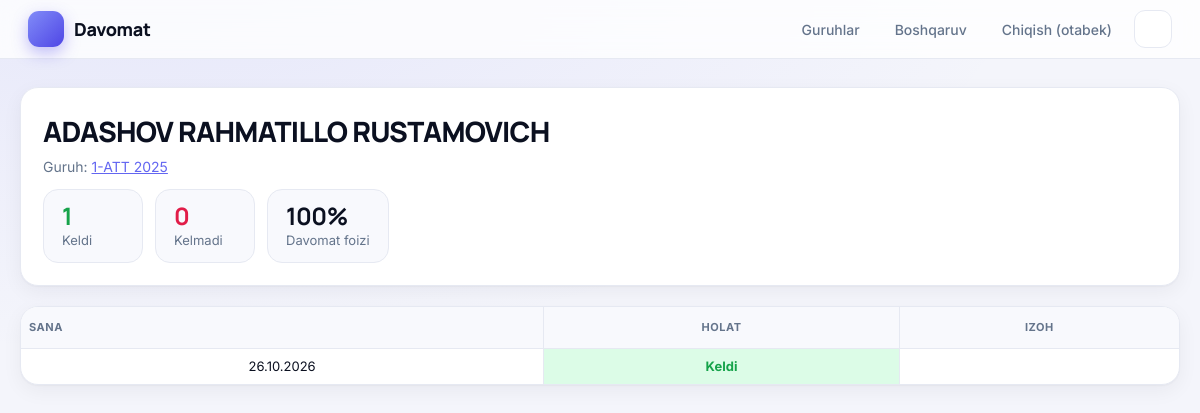
/talaba/7/ (signed in), run on the app's committed database.
### davomatapp/models.py (models this page shows, shortened)
class Student(models.Model):
    full_name = models.CharField("F.I.Sh.", max_length=150)
    group = models.ForeignKey(
        Group, on_delete=models.CASCADE, related_name="students", verbose_name="Guruh"
    )
    phone = models.CharField("Telefon", max_length=20, blank=True)
    is_active = models.BooleanField("Faol", default=True)
    class Meta:
        verbose_name = "Talaba"
        verbose_name_plural = "Talabalar"
        ordering = ["full_name"]

class Group(models.Model):
    name = models.CharField("Guruh nomi", max_length=100, unique=True)
    description = models.CharField("Izoh", max_length=255, blank=True)
    created_at = models.DateTimeField("Yaratilgan", auto_now_add=True)
    class Meta:
        verbose_name = "Guruh"
        verbose_name_plural = "Guruhlar"
        ordering = ["name"]

class Attendance(models.Model):
    student = models.ForeignKey(
        Student, on_delete=models.CASCADE, related_name="attendances", verbose_name="Talaba"
    )
    date = models.DateField("Dars sanasi")
    is_present = models.BooleanField("Qatnashdi", default=True)
    note = models.CharField("Izoh", max_length=255, blank=True)
    class Meta:
        verbose_name = "Davomat"
        verbose_name_plural = "Davomatlar"
        ordering = ["-date", "student__full_name"]
        constraints = [
            models.UniqueConstraint(fields=["student", "date"], name="unique_student_date")
        ]

### davomatapp/views.py (the view)
# urls.py: path("talaba/<int:pk>/", views.student_detail, name="student_detail"),
@login_required
def student_detail(request, pk):
    student = get_object_or_404(Student, pk=pk)
    records = student.attendances.all()
    present = records.filter(is_present=True).count()
    absent = records.filter(is_present=False).count()
    total = present + absent
    return render(
        request,
        "davomatapp/student_detail.html",
        {
            "student": student,
            "records": records,
            "present": present,
            "absent": absent,
            "percent": round(present * 100 / total) if total else None,
        },
    )

### davomatapp/templates/davomatapp/student_detail.html (shortened to what this page needs)
{% extends "davomatapp/base.html" %}
{% block content %}
<div class="card">
  <h1>{{ student.full_name }}</h1>
  <div class="muted">Guruh: <a href="{% url 'group_detail' student.group.pk %}">{{ student.group.name }}</a>
    {% if student.phone %} · {{ student.phone }}{% endif %}</div>
  <div class="stats" style="margin-top:12px">
    <div class="stat"><b style="color:var(--green)">{{ present }}</b>Keldi</div>
    <div class="stat"><b style="color:var(--red)">{{ absent }}</b>Kelmadi</div>
    <div class="stat"><b>{% if percent is not None %}{{ percent }}%{% else %}—{% endif %}</b>Davomat foizi</div>
  </div>
</div>
<div class="card table-wrap">
  <table>
    <thead><tr><th>Sana</th><th>Holat</th><th>Izoh</th></tr></thead>
    <tbody>
      {% for r in records %}
        <tr>
          <td>{{ r.date|date:"d.m.Y" }}</td>
          {% if r.is_present %}<td class="p">Keldi</td>{% else %}<td class="a">Kelmadi</td>{% endif %}
          <td style="text-align:left">{{ r.note|default:"" }}</td>
        </tr>
      {% empty %}
        <tr><td colspan="3">Hali yozuv yo'q.</td></tr>
      {% endfor %}
    </tbody>
  </table>
</div>
{% endblock %}

### davomatapp/templates/davomatapp/base.html (shortened to what this page needs)
<!DOCTYPE html>
<html lang="uz" data-theme="light">
<head>
</head>
<body>
<header>
  <a class="brand" href="{% url 'group_list' %}">
    <span class="brand-logo"><iconify-icon icon="solar:checklist-minimalistic-bold-duotone"></iconify-icon></span>
    <span>Davomat</span>
  </a>
  <nav>
    {% if user.is_authenticated %}
      <a href="{% url 'group_list' %}"><iconify-icon icon="solar:users-group-rounded-bold-duotone"></iconify-icon><span>Guruhlar</span></a>
      {% if user.is_staff %}
        <a href="{% url 'panel_dashboard' %}"><iconify-icon icon="solar:widget-5-bold-duotone"></iconify-icon><span>Boshqaruv</span></a>
      {% endif %}
      <a href="{% url 'logout' %}" onclick="event.preventDefault(); document.getElementById('lo').submit();">
        <iconify-icon icon="solar:logout-2-bold-duotone"></iconify-icon><span>Chiqish ({{ user.username }})</span>
      </a>
    {% endif %}
    <button type="button" class="icon-btn" id="theme-toggle" aria-label="Kun va tun rejimi" title="Kun / tun">
    </button>
  </nav>
</header>
<main>
  {% block content %}{% endblock %}
</main>
</body>
</html>

### davomatapp/templates/davomatapp/base.html (style rules this page uses)
:root { --bg:#f4f5fb; --surface:#ffffff; --surface-2:#f8f9fd; --text:#0b1020; --muted:#64748b; --line:#e6e9f2; --line-strong:#cbd2e1; --glow:rgba(99,102,241,.10); --primary:#6366f1; --primary-soft:#eef0ff; --btn:#4f46e5; --btn-hover:#4338ca; --green:#16a34a; --green-bg:#dcfce7; --red:#e11d48; --red-bg:#ffe4e6; --amber:#d97706; --amber-bg:#fef3c7; --header-bg:rgba(255,255,255,.78); --radius:18px; --shadow:0 1px 2px rgba(15,23,42,.04), 0 6px 20px rgba(15,23,42,.05); --shadow-lg:0 12px 36px rgba(15,23,42,.12); color-scheme: light; }
* { box-sizing:border-box; }
html { scroll-behavior:smooth; }
body { margin:0; font-family:Inter,system-ui,-apple-system,"Segoe UI",Roboto,sans-serif; color:var(--text); background:radial-gradient(900px 420px at 12% -8%, var(--glow), transparent), var(--bg); background-attachment:fixed; line-height:1.5; -webkit-font-smoothing:antialiased; transition:background-color .25s, color .25s; }
a { color:var(--primary); }
h1, h2, h3, .brand { font-family:Manrope,Inter,sans-serif; }
header { position:sticky; top:0; z-index:30; background:var(--header-bg); backdrop-filter:blur(14px); border-bottom:1px solid var(--line); padding:10px 28px; display:flex; justify-content:space-between; align-items:center; gap:12px; }
header a { text-decoration:none; }
.brand { display:flex; align-items:center; gap:10px; font-weight:800; font-size:18px; color:var(--text); letter-spacing:-.02em; }
.brand-logo { width:36px; height:36px; border-radius:11px; display:grid; place-items:center; color:#fff; font-size:21px; background:linear-gradient(135deg,#818cf8,#4f46e5); box-shadow:0 6px 16px rgba(79,70,229,.35); }
header nav { display:flex; gap:4px; align-items:center; }
header nav > a { display:inline-flex; align-items:center; gap:7px; color:var(--muted); font-size:14px; font-weight:500; padding:8px 12px; border-radius:11px; transition:.15s; }
.icon-btn { width:38px; height:38px; display:grid; place-items:center; border-radius:11px; cursor:pointer; background:var(--surface); border:1px solid var(--line); color:var(--text); font-size:19px; margin-left:6px; transition:.15s; }
main { max-width:1280px; margin:28px auto; padding:0 20px; }
.card { background:var(--surface); border:1px solid var(--line); border-radius:var(--radius); padding:22px; margin-bottom:20px; box-shadow:var(--shadow); transition:background-color .25s, border-color .25s; }
h1 { margin:0 0 4px; font-size:28px; font-weight:800; letter-spacing:-.025em; }
.muted { color:var(--muted); font-size:14px; }
.stats { display:flex; gap:12px; flex-wrap:wrap; }
.stat { background:var(--surface-2); border:1px solid var(--line); border-radius:15px; padding:12px 18px; font-size:13px; color:var(--muted); min-width:100px; }
.stat b { font-size:24px; display:block; color:var(--text); letter-spacing:-.02em; line-height:1.2; font-family:Manrope,Inter,sans-serif; }
.table-wrap { overflow-x:auto; padding:0; }
table { border-collapse:separate; border-spacing:0; width:100%; font-size:13px; }
th, td { border-bottom:1px solid var(--line); border-right:1px solid var(--line); padding:8px 8px; text-align:center; white-space:nowrap; }
th:last-child, td:last-child { border-right:0; }
thead th { background:var(--surface-2); color:var(--muted); font-size:11px; font-weight:700; text-transform:uppercase; letter-spacing:.05em; padding:12px 8px; }
tbody tr:last-child td { border-bottom:0; }
thead th:first-child { text-align:left; position:sticky; left:0; z-index:3; }
.p { background:var(--green-bg); color:var(--green); font-weight:700; }

### data on the page
Student: full_name "ADASHOV RAHMATILLO RUSTAMOVICH", group.name "1-ATT 2025"
Attendance: date "26.10.2026", is_present "Keldi"

### other printed values
{{ user.username }} "otabek"
{{ present }} "1"
{{ absent }} "0"
{{ percent }} "100"
